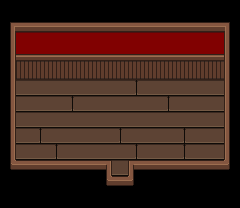

Rendered tile map (Tiled .tmx) drawn with the repository's tilesets; below, a short description and the map source with its tile grids summarised:
An orthogonal 15x13 tile map with 16x16 px tiles, 3 tile layers (Base Layer, Ground Layer, Upper Layer), 2 tilesets and 3 objects (2x WorldObject, Entrance).

<map version="1.5" tiledversion="1.6.0" orientation="orthogonal" renderorder="right-down" width="15" height="13" tilewidth="16" tileheight="16" infinite="0" nextlayerid="10" nextobjectid="38">
 <properties>
  <property name="Building" type="bool" value="true" />
  <property name="BuildingID" type="int" value="8" />
  <property name="MapType" value="Town" />
 </properties>
 <tileset firstgid="1" name="tsWallsFloors" tilewidth="16" tileheight="16" tilecount="286" columns="22">
  <image source="../Tilesets/tsWalls_Floors.png" trans="ffffff" width="352" height="209" />
  <tile id="9">
   <properties>
    <property name="Impassable" type="bool" value="true" />
   </properties>
  </tile>
  <tile id="10">
   <properties>
    <property name="Impassable" type="bool" value="true" />
   </properties>
  </tile>
  <tile id="22">
   <properties>
    <property name="Impassable" type="bool" value="true" />
   </properties>
  </tile>
  <tile id="24">
   <properties>
    <property name="Impassable" type="bool" value="true" />
   </properties>
  </tile>
  <tile id="25">
   <properties>
    <property name="Impassable" type="bool" value="true" />
   </properties>
  </tile>
  <tile id="27">
   <properties>
    <property name="Impassable" type="bool" value="true" />
   </properties>
  </tile>
  <tile id="28">
   <properties>
    <property name="Impassable" type="bool" value="true" />
   </properties>
  </tile>
  <tile id="29">
   <properties>
    <property name="Impassable" type="bool" value="true" />
   </properties>
  </tile>
  <tile id="30">
   <properties>
    <property name="Impassable" type="bool" value="true" />
   </properties>
  </tile>
  <tile id="31">
   <properties>
    <property name="Impassable" type="bool" value="true" />
   </properties>
  </tile>
  <tile id="33">
   <properties>
    <property name="Impassable" type="bool" value="true" />
   </properties>
  </tile>
  <tile id="44">
   <properties>
    <property name="Impassable" type="bool" value="true" />
   </properties>
  </tile>
  <tile id="46">
   <properties>
    <property name="Impassable" type="bool" value="true" />
   </properties>
  </tile>
  <tile id="47">
   <properties>
    <property name="Impassable" type="bool" value="true" />
   </properties>
  </tile>
  <tile id="49">
   <properties>
    <property name="Impassable" type="bool" value="true" />
   </properties>
  </tile>
  <tile id="50">
   <properties>
    <property name="Impassable" type="bool" value="true" />
   </properties>
  </tile>
  <tile id="52">
   <properties>
    <property name="Impassable" type="bool" value="true" />
   </properties>
  </tile>
  <tile id="53">
   <properties>
    <property name="Impassable" type="bool" value="true" />
   </properties>
  </tile>
  <tile id="55">
   <properties>
    <property name="Impassable" type="bool" value="true" />
   </properties>
  </tile>
  <tile id="66">
   <properties>
    <property name="Impassable" type="bool" value="true" />
   </properties>
  </tile>
  <tile id="68">
   <properties>
    <property name="Impassable" type="bool" value="true" />
   </properties>
  </tile>
  <tile id="69">
   <properties>
    <property name="Impassable" type="bool" value="true" />
   </properties>
  </tile>
  <tile id="71">
   <properties>
    <property name="Impassable" type="bool" value="true" />
   </properties>
  </tile>
  <tile id="72">
   <properties>
    <property name="Impassable" type="bool" value="true" />
   </properties>
  </tile>
  <tile id="73">
   <properties>
    <property name="Impassable" type="bool" value="true" />
   </properties>
  </tile>
  <tile id="74">
   <properties>
    <property name="Impassable" type="bool" value="true" />
   </properties>
  </tile>
  <tile id="75">
   <properties>
    <property name="Impassable" type="bool" value="true" />
   </properties>
  </tile>
  <tile id="77">
   <properties>
    <property name="Impassable" type="bool" value="true" />
   </properties>
  </tile>
  <tile id="88">
   <properties>
    <property name="Impassable" type="bool" value="true" />
   </properties>
  </tile>
  <tile id="89">
   <properties>
    <property name="Impassable" type="bool" value="true" />
   </properties>
  </tile>
  <tile id="90">
   <properties>
    <property name="Impassable" type="bool" value="true" />
   </properties>
  </tile>
  <tile id="91">
   <properties>
    <property name="Impassable" type="bool" value="true" />
   </properties>
  </tile>
  <tile id="92">
   <properties>
    <property name="Impassable" type="bool" value="true" />
   </properties>
  </tile>
  <tile id="93">
   <properties>
    <property name="Impassable" type="bool" value="true" />
   </properties>
  </tile>
  <tile id="94">
   <properties>
    <property name="Impassable" type="bool" value="true" />
   </properties>
  </tile>
  <tile id="95">
   <properties>
    <property name="Impassable" type="bool" value="true" />
   </properties>
  </tile>
  <tile id="96">
   <properties>
    <property name="Impassable" type="bool" value="true" />
   </properties>
  </tile>
  <tile id="97">
   <properties>
    <property name="Impassable" type="bool" value="true" />
   </properties>
  </tile>
  <tile id="98">
   <properties>
    <property name="Impassable" type="bool" value="true" />
   </properties>
  </tile>
  <tile id="99">
   <properties>
    <property name="Impassable" type="bool" value="true" />
   </properties>
  </tile>
  <tile id="121">
   <properties>
    <property name="Impassable" type="bool" value="true" />
   </properties>
  </tile>
  <tile id="128">
   <properties>
    <property name="Impassable" type="bool" value="true" />
   </properties>
  </tile>
  <tile id="140">
   <properties>
    <property name="Impassable" type="bool" value="true" />
   </properties>
  </tile>
  <tile id="143">
   <properties>
    <property name="Impassable" type="bool" value="true" />
   </properties>
  </tile>
  <tile id="152">
   <properties>
    <property name="Impassable" type="bool" value="true" />
   </properties>
  </tile>
  <tile id="153">
   <properties>
    <property name="Impassable" type="bool" value="true" />
   </properties>
  </tile>
  <tile id="160">
   <properties>
    <property name="Impassable" type="bool" value="true" />
   </properties>
  </tile>
  <tile id="161">
   <properties>
    <property name="Impassable" type="bool" value="true" />
   </properties>
  </tile>
  <tile id="163">
   <properties>
    <property name="Impassable" type="bool" value="true" />
   </properties>
  </tile>
  <tile id="164">
   <properties>
    <property name="Impassable" type="bool" value="true" />
   </properties>
  </tile>
  <tile id="165">
   <properties>
    <property name="Impassable" type="bool" value="true" />
   </properties>
  </tile>
  <tile id="185">
   <properties>
    <property name="Impassable" type="bool" value="true" />
   </properties>
  </tile>
  <tile id="186">
   <properties>
    <property name="Impassable" type="bool" value="true" />
   </properties>
  </tile>
 </tileset>
 <tileset firstgid="287" source="../Tilesets/tsFurniture.tsx" />
 <layer id="6" name="Base Layer" width="15" height="13">
  <data>[195 cells, 182 non-empty, 8 distinct tile ids]</data>
 </layer>
 <layer id="7" name="Ground Layer" width="15" height="13">
  <data>[195 cells, 74 non-empty, 11 distinct tile ids]</data>
 </layer>
 <layer id="8" name="Upper Layer" width="15" height="13">
  <data>[195 cells, 13 non-empty, 3 distinct tile ids]</data>
 </layer>
 <objectgroup id="4" name="Travel Layer">
  <object id="1" name="Entrance" x="112" y="188" width="16" height="4">
   <properties>
    <property name="EntranceDir" value="Up" />
    <property name="Map" value="mapTown" />
   </properties>
  </object>
 </objectgroup>
 <objectgroup id="9" name="MapObject">
  <!-- 2 objects omitted --></objectgroup>
 <objectgroup id="5" name="Character Layer" />
</map>
<!-- 2 of 3 objects omitted -->
